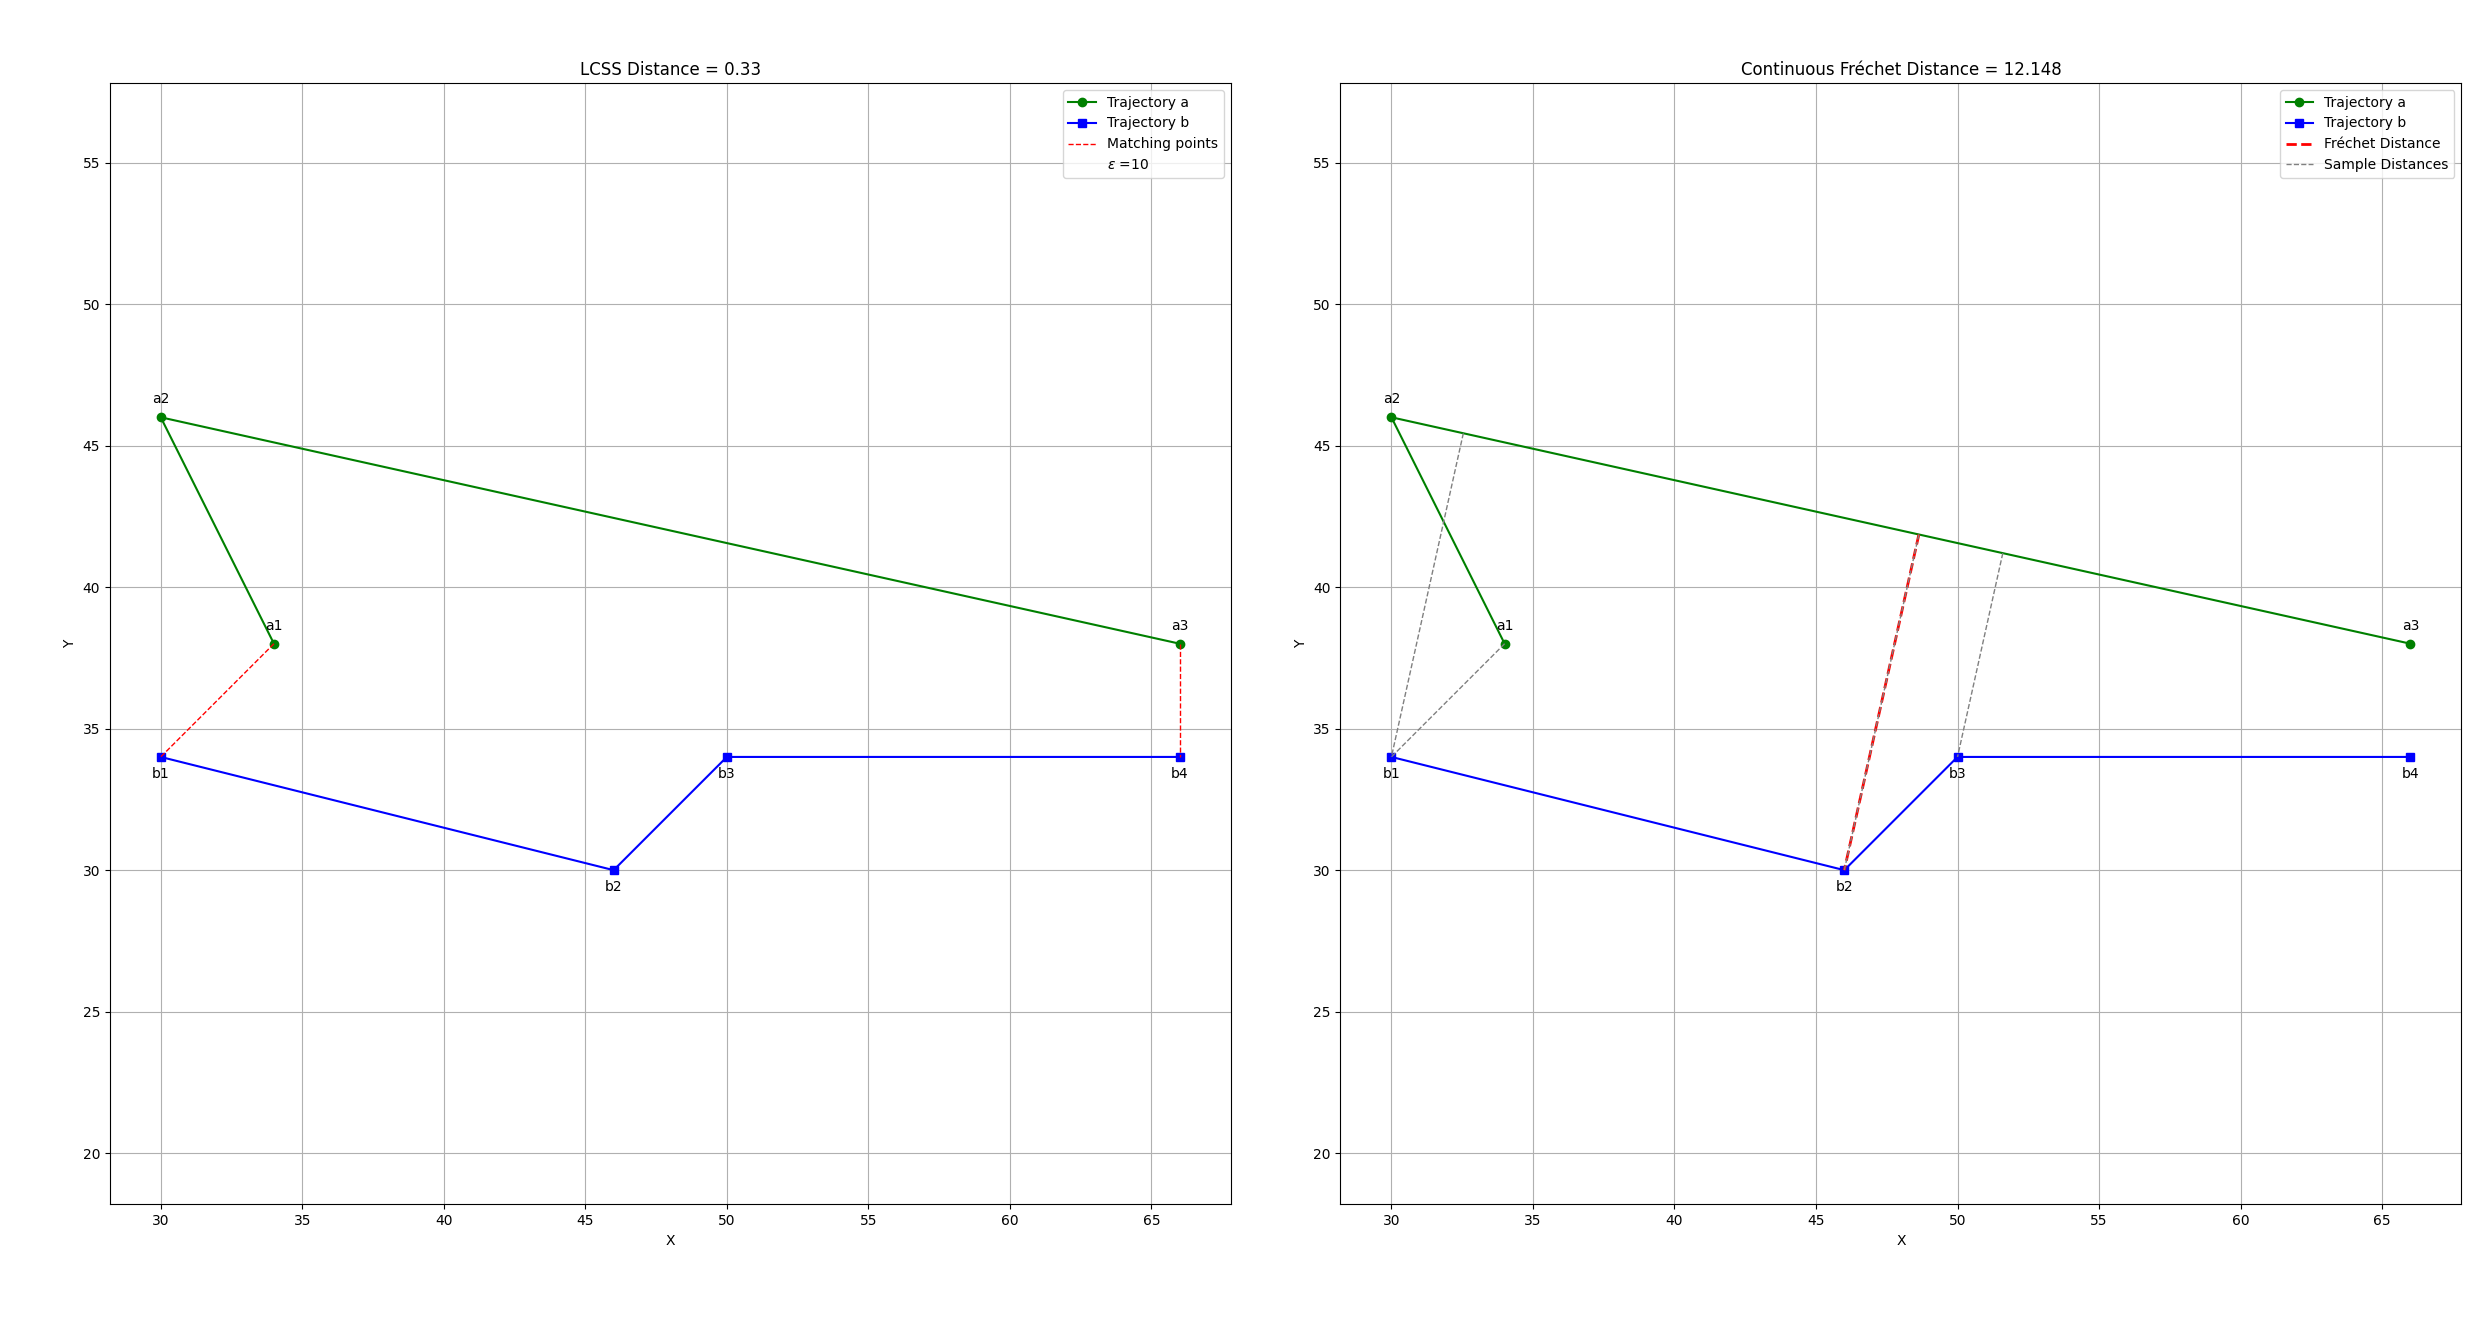

Reproduce this figure in Python.
import numpy as np
import matplotlib.pyplot as plt
from traj_dist.distance import frechet
from scipy.interpolate import interp1d


# Function to compute the distance from a point to a line segment
def point_to_segment_distance(point, seg_start, seg_end):
    point = np.array(point)
    seg_start = np.array(seg_start)
    seg_end = np.array(seg_end)
    seg_vec = seg_end - seg_start
    pt_vec = point - seg_start
    seg_len_sq = np.dot(seg_vec, seg_vec)
    if seg_len_sq == 0:
        # Segment is a point
        closest_point = seg_start
        distance = np.linalg.norm(point - seg_start)
        return closest_point, distance
    t = np.dot(pt_vec, seg_vec) / seg_len_sq
    if t < 0:
        closest_point = seg_start
    elif t > 1:
        closest_point = seg_end
    else:
        closest_point = seg_start + t * seg_vec
    distance = np.linalg.norm(point - closest_point)
    return closest_point, distance


# Define the trajectories
a = np.array([[1, 2], [0, 4], [9, 2]])
b = np.array([[0, 1], [4, 0], [5, 1], [9, 1]])
# Convert to float64
a = a.astype(np.float64)
b = b.astype(np.float64)

a *= 4
b *= 4
a += 30
b += 30

# Compute the continuous Fréchet distance using traj_dist
fd = frechet(a, b)
print(f"Continuous Fréchet Distance: {fd:.6f}")

# Compute distances between each vertex of b and each edge of a
vertex_edge_distances = []

for i in range(len(b)):
    point_b = b[i]
    for j in range(len(a) - 1):
        seg_a_start = a[j]
        seg_a_end = a[j + 1]
        closest_point, distance = point_to_segment_distance(
            point_b, seg_a_start, seg_a_end
        )
        vertex_edge_distances.append(
            {"distance": distance, "point_a": closest_point, "point_b": point_b}
        )

# Compute distances between each vertex of a and each edge of b
for i in range(len(a)):
    point_a = a[i]
    for j in range(len(b) - 1):
        seg_b_start = b[j]
        seg_b_end = b[j + 1]
        closest_point, distance = point_to_segment_distance(
            point_a, seg_b_start, seg_b_end
        )
        vertex_edge_distances.append(
            {"distance": distance, "point_a": point_a, "point_b": closest_point}
        )

# Find the pair with distance closest to the computed Fréchet distance
distances = [item["distance"] for item in vertex_edge_distances]
distance_diffs = [abs(d - fd) for d in distances]
min_index = np.argmin(distance_diffs)
max_distance = distances[min_index]
max_pair = vertex_edge_distances[min_index]
point_a_fd = max_pair["point_a"]
point_b_fd = max_pair["point_b"]

# Prepare the figure with two subplots
fig, axs = plt.subplots(1, 2, figsize=(14, 6))

### Plot 1: LCSS Distance ###
ax = axs[0]

# Plot trajectory a in green with solid lines
ax.plot(
    a[:, 0], a[:, 1], color="green", linestyle="-", marker="o", label="Trajectory a"
)

# Annotate points a_i
for i, (x, y) in enumerate(a):
    ax.annotate(
        f"a{i+1}", (x, y), textcoords="offset points", xytext=(0, 10), ha="center"
    )

# Plot trajectory b in blue with solid lines
ax.plot(b[:, 0], b[:, 1], color="blue", linestyle="-", marker="s", label="Trajectory b")

# Annotate points b_i
for i, (x, y) in enumerate(b):
    ax.annotate(
        f"b{i+1}", (x, y), textcoords="offset points", xytext=(0, -15), ha="center"
    )

# Set epsilon value for LCSS
epsilon = 10

# Calculate matching points based on epsilon
matching_pairs = []
for i, a_point in enumerate(a):
    for j, b_point in enumerate(b):
        distance = np.linalg.norm(a_point - b_point)
        if distance <= epsilon:
            matching_pairs.append((i, j))  # Store indices of matching points

# Show matching points with red dotted lines
label_added = False
for i, j in matching_pairs:
    if not label_added:
        ax.plot(
            [a[i][0], b[j][0]],
            [a[i][1], b[j][1]],
            "r--",
            linewidth=1,
            label="Matching points",
        )
        label_added = True
    else:
        ax.plot(
            [a[i][0], b[j][0]],
            [a[i][1], b[j][1]],
            "r--",
            linewidth=1,
        )

# Add a dummy plot for epsilon in the legend
ax.plot([], [], " ", label=r"$\epsilon$ =" + f"{epsilon}")

# Calculate LCSS length
lcss_length = len(matching_pairs)

# Calculate LCSS distance
lcss_distance = 1 - lcss_length / min(len(a), len(b))

# Display LCSS distance on the plot
ax.set_title(f"LCSS Distance = {lcss_distance:.2f}")
ax.legend()
ax.grid(True)
ax.set_xlabel("X")
ax.set_ylabel("Y")
ax.axis("equal")

### Plot 2: Continuous Fréchet Distance ###
ax = axs[1]

# Plot trajectory a in green with solid lines
ax.plot(
    a[:, 0], a[:, 1], color="green", linestyle="-", marker="o", label="Trajectory a"
)

# Annotate points a_i
for i, (x, y) in enumerate(a):
    ax.annotate(
        f"a{i+1}", (x, y), textcoords="offset points", xytext=(0, 10), ha="center"
    )

# Plot trajectory b in blue with solid lines
ax.plot(b[:, 0], b[:, 1], color="blue", linestyle="-", marker="s", label="Trajectory b")

# Annotate points b_i
for i, (x, y) in enumerate(b):
    ax.annotate(
        f"b{i+1}", (x, y), textcoords="offset points", xytext=(0, -15), ha="center"
    )

# Plot the Fréchet distance
ax.plot(
    [point_a_fd[0], point_b_fd[0]],
    [point_a_fd[1], point_b_fd[1]],
    "r--",
    linewidth=2,
    label="Fréchet Distance",
)

# Plot sample distances (grey dashed lines)
num_lines = 6
sample_distances = []
for idx in range(num_lines):
    # Choose points along the coupling path
    # For simplicity, select evenly spaced indices from vertex_edge_distances (excluding the max distance)
    if idx >= len(vertex_edge_distances):
        break
    item = vertex_edge_distances[idx]
    pa = item["point_a"]
    pb = item["point_b"]
    if item["distance"] <= fd:
        ax.plot(
            [pa[0], pb[0]], [pa[1], pb[1]], color="grey", linestyle="--", linewidth=1
        )
        sample_distances.append(item["distance"])

# Add a legend entry for the grey dashed lines
ax.plot([], [], color="grey", linestyle="--", linewidth=1, label="Sample Distances")

# Display the Fréchet distance on the plot
ax.set_title(f"Continuous Fréchet Distance = {fd:.3f}")
ax.legend()
ax.grid(True)
ax.set_xlabel("X")
ax.set_ylabel("Y")
ax.axis("equal")

# Adjust layout and show the plot
plt.tight_layout()
plt.show()
